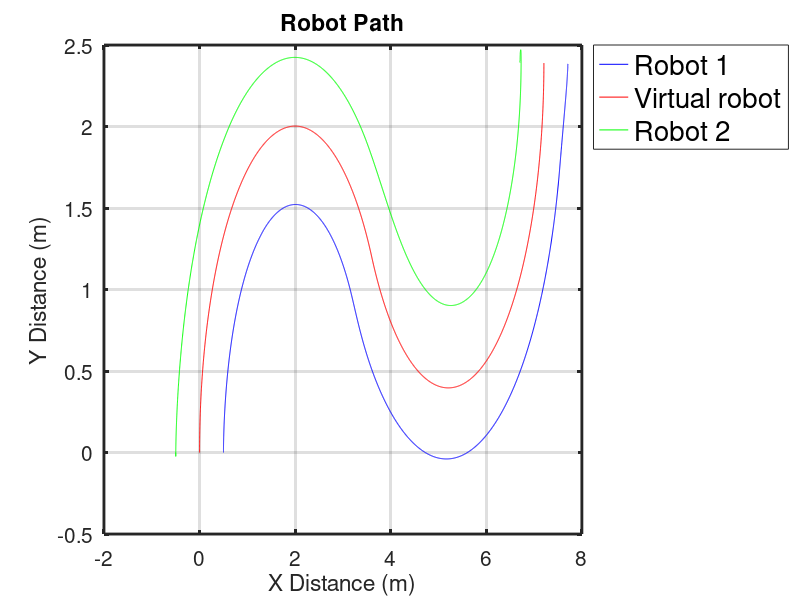

MATLAB code to generate this figure:
clear
pkg load io
x1=xlsread('_slash_amr_0_slash_pose2d.csv','B2:B11700');
y1=xlsread('_slash_amr_0_slash_pose2d.csv','C2:C11700');
x_vl=xlsread('_slash_vl_robot_slash_pose2d.csv','B2:B11700');
y_vl=xlsread('_slash_vl_robot_slash_pose2d.csv','C2:C11700');
x2=xlsread('_slash_amr_1_slash_pose2d.csv','B2:B11700');
y2=xlsread('_slash_amr_1_slash_pose2d.csv','C2:C11700');
%x1=x1(:,1);
period=100;  % in Hz
data_size=size(x1);
data_size=data_size(1,1);
end_t=(1/period)*(data_size-1);
time=0:1/period:end_t;
time=time';

plot(x1,y1,'b')
hold on
plot(x_vl,y_vl,'r')
hold on
plot(x2,y2,'g')
hold on
grid on

title('Robot Path')
xlabel('X Distance (m)') 
ylabel('Y Distance (m)') 
set(gca, "linewidth", 2, "fontsize", 15)
h = legend ("Robot 1", "Virtual robot", "Robot 2" );
legend (h, "location", "northeastoutside");
set (h, "fontsize", 20);